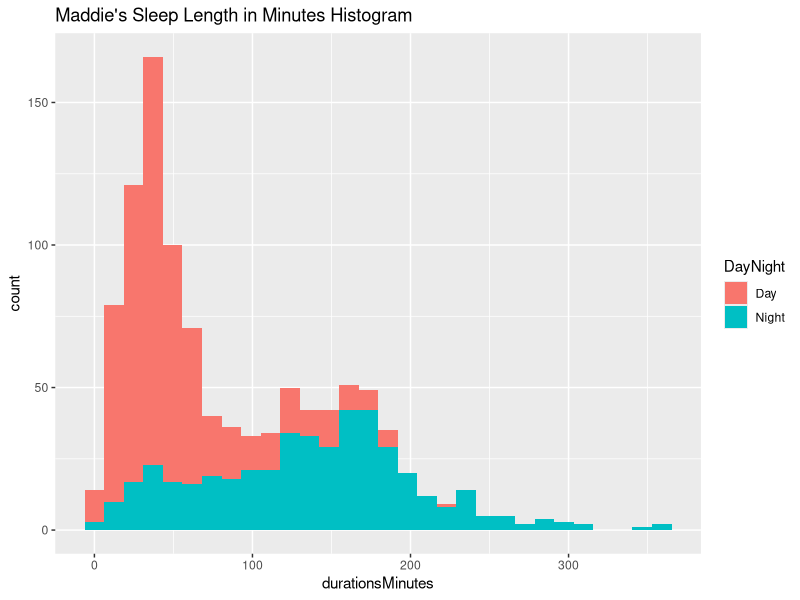
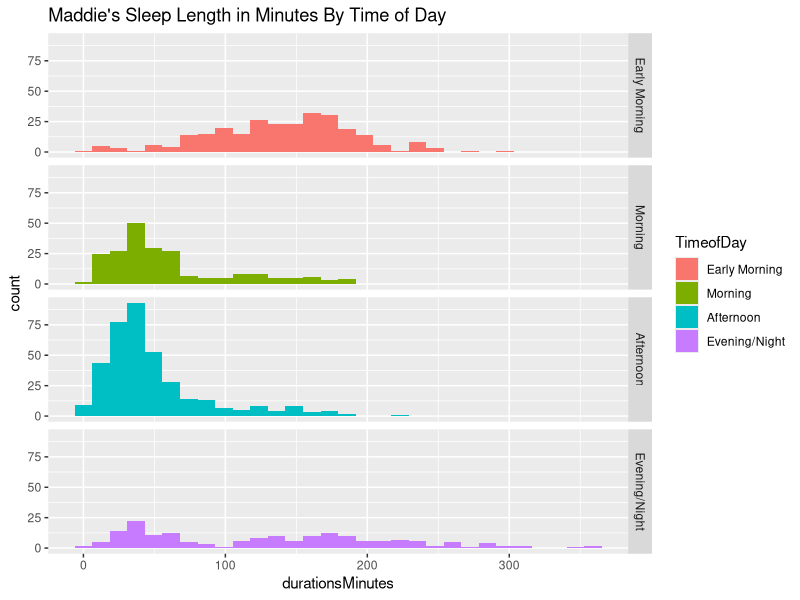
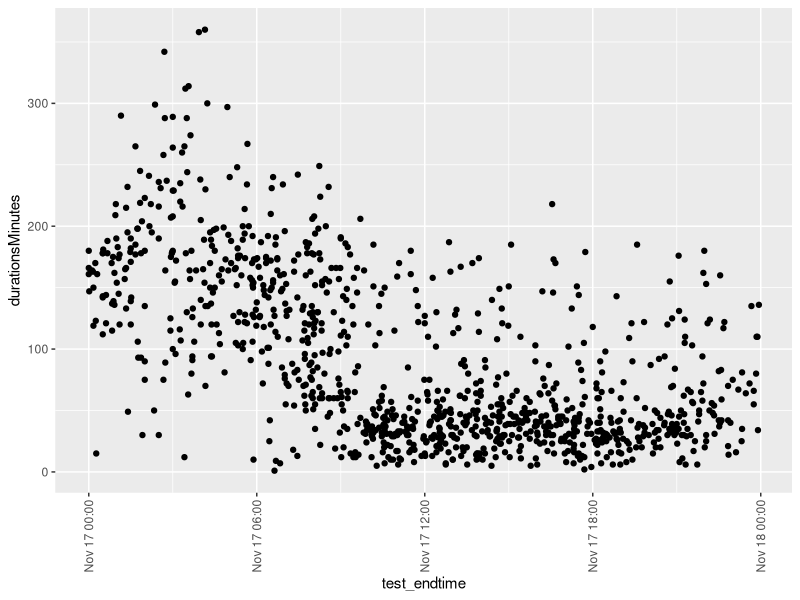

Reproduce these figures in R, in order. (Note: this script raises an error after producing the figures.)
library(dplyr)
library(ggplot2)
data <- read.csv('export_narababy_20211130.csv')

# day v night
# catnap
# first long sleep of evening

sleep_df <- data %>% 
  filter(typeGroupKey=='SLEEP') %>% 
  transmute(
    EndTimestamp = as.POSIXct(SLEEP_endDatetimeLocal, format='%m/%d/%Y %H:%M'),
    End_Day=strftime(EndTimestamp,format='%Y/%m/%d'),        
    test_endtime= as.POSIXct(strftime(EndTimestamp, format = "%H:%M"),format = "%H:%M"),
         EndHour = as.POSIXct(test_endtime, format='%H:%M'),
         StartTimestamp = EndTimestamp-SLEEP_durationSeconds,
    Start_Day= as.Date(StartTimestamp),
    test_starttime = as.POSIXct(strftime(StartTimestamp, format = "%H:%M"),format = "%H:%M"),
         StartHour = as.numeric(strftime(StartTimestamp, format="%H")),
         durationsMinutes = round(SLEEP_durationSeconds/60),
         durationSeconds = SLEEP_durationSeconds,
         catnap = ifelse(durationsMinutes<90,1,0),
         TimeofDay = case_when(StartHour>=20 ~ "Evening/Night",
                               StartHour<=6 ~ "Early Morning",
                               StartHour<12 ~ 'Morning',
                               TRUE ~ "Afternoon"),
         TimeofDay = factor(TimeofDay, levels = c("Early Morning", "Morning", "Afternoon","Evening/Night")),
         DayNight = ifelse(TimeofDay %in% c('Morning','Afternoon'),'Day','Night'),
    Week=lubridate::floor_date(Start_Day,unit = 'week'))
  
#factor(sizes, levels = c("small", "medium", "large"))
ggplot(sleep_df, aes(x=durationsMinutes,fill=DayNight)) + geom_histogram()+labs(title="Maddie's Sleep Length in Minutes Histogram")
ggplot(sleep_df, aes(x=durationsMinutes,fill=TimeofDay)) + geom_histogram()+labs(title="Maddie's Sleep Length in Minutes By Time of Day")+facet_grid(TimeofDay~.)
timebreaks <- c(paste0('0',seq(0,9),':00'),paste0(seq(10,24),":00"))
paste0(seq(10,24),":00")
evenings_df <- sleep_df %>% filter(TimeofDay == 'Evening/Night') %>% 
  mutate(test_endtime = test_endtime)
ggplot(sleep_df, aes(x=test_endtime,y=durationsMinutes))+geom_point() + theme(axis.text.x = element_text(angle = 90, vjust = 0.5, hjust=1))

ggplot(sleep_df, aes(x=test_starttime, y=durationsMinutes)) + 
  geom_point() + 
  theme(axis.text.x = element_text(angle = 90, vjust = 0.5, hjust=1)) +
  labs(title = "Maddie's Nap Durations by Nap Start Time",
       x = 'Nap Start Time',
       y = 'Nap Duration in Minutes')+
  scale_x_discrete(breaks = timebreaks,labels=timebreaks)

table(sleep_df$test_starttime)
class(evenings_df$test)
eat_df <- data %>% select()

#first long sleep of the night

firstlong <- sleep_df %>% 
  filter(catnap ==0 & TimeofDay == 'Evening/Night') %>% 
  arrange(StartTimestamp) %>% 
  group_by(Start_Day) %>% 
  summarise(StartTimestamp = first(StartTimestamp)) %>% 
  mutate(FirstLongNap = 1 )
  

new_data <- sleep_df %>% left_join(firstlong) %>% mutate(FirstLongNap = as.character(FirstLongNap))
ggplot(new_data, aes(x=test_starttime,y=durationsMinutes, color=FirstLongNap))+geom_point() +
  theme(axis.text.x = element_text(angle = 90, vjust = 0.5, hjust=1)) +
  geom_hline(yintercept=30)


ggplot(new_data %>% filter(FirstLongNap==1), aes(x=Start_Day, y=durationsMinutes))+geom_point()


#feeds per night